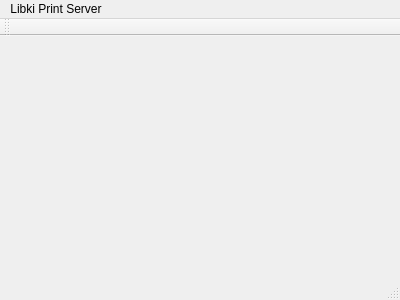
<?xml version="1.0" encoding="UTF-8"?>
<ui version="4.0">
 <class>MainWindow</class>
 <widget class="QMainWindow" name="MainWindow">
  <property name="geometry">
   <rect>
    <x>0</x>
    <y>0</y>
    <width>400</width>
    <height>300</height>
   </rect>
  </property>
  <property name="windowTitle">
   <string>MainWindow</string>
  </property>
  <widget class="QWidget" name="centralWidget"/>
  <widget class="QMenuBar" name="menuBar">
   <property name="geometry">
    <rect>
     <x>0</x>
     <y>0</y>
     <width>400</width>
     <height>21</height>
    </rect>
   </property>
   <widget class="QMenu" name="menuLibki_Print_Server">
    <property name="title">
     <string>Libki Print Server</string>
    </property>
   </widget>
   <addaction name="menuLibki_Print_Server"/>
  </widget>
  <widget class="QToolBar" name="mainToolBar">
   <attribute name="toolBarArea">
    <enum>TopToolBarArea</enum>
   </attribute>
   <attribute name="toolBarBreak">
    <bool>false</bool>
   </attribute>
  </widget>
  <widget class="QStatusBar" name="statusBar"/>
 </widget>
 <layoutdefault spacing="6" margin="11"/>
 <resources/>
 <connections/>
</ui>
